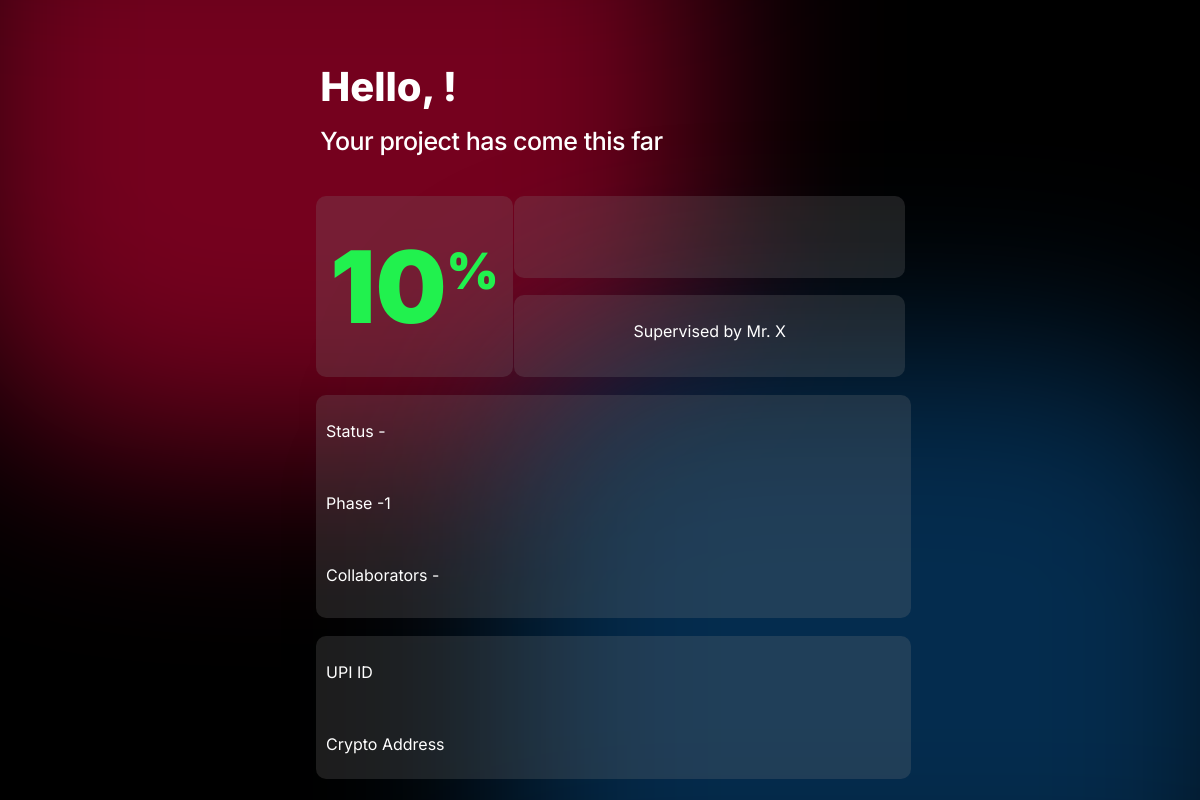
The page /status/2/ on the database as committed earlier.
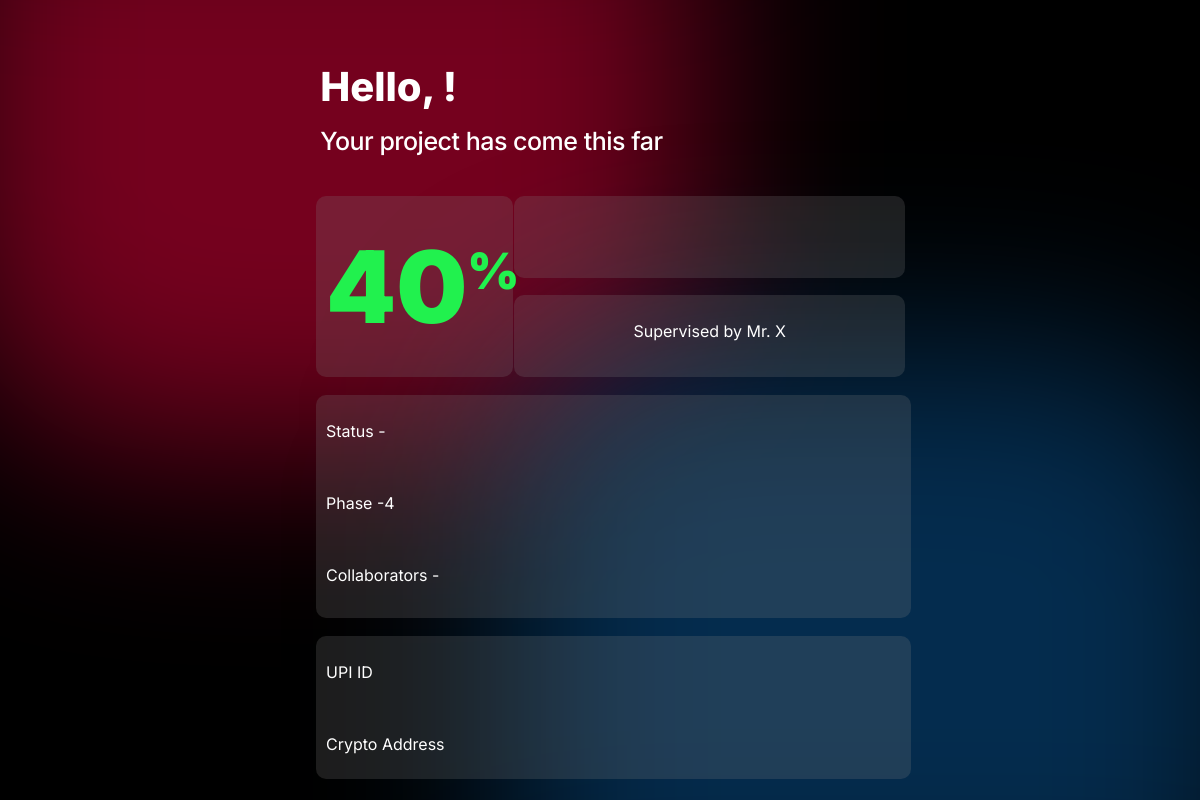
The same page on the database as committed later.
### accounts/models.py (models this page shows, shortened)
class Project(models.Model):
    STATUS = (
        ('Inititated', 'Inititated'),
        ('Paused', 'Paused'),
        ('In progress', 'In progress'),
        ('Aborted', 'Aborted'),
        ('Completed', 'Completed')
    )
    PHASE = (
        (1,"1"),
        (2,"2"),
        (3,"3"),
        (4,"4"),
        (5,"5"),
        (6,"6"),
        (7,"7"),
        (8,"8"),
        (9,"9"),
        (10,"10")
    )
    project_name = models.CharField(max_length=100, null=True)
    client_name = models.CharField(max_length=100, null=True)
    client_mail = models.CharField(max_length=100, null=True)
    project_initiated_on = models.DateField(null=True)
    ect = models.DateField(null=True)
    project_status = models.CharField(max_length=200,null=True, choices=STATUS, default='Initiated')
    collaborations = models.IntegerField(null=True, default=0)
    phase = models.IntegerField(null=True,choices=PHASE, default=1)
    @property
    def phase_percentage(self):
        return self.phase * 10

### accounts/views.py (the view)
# urls.py: path('status/<str:no>/', views.status, name="status"),
def status(request, no):
    projects = get_object_or_404(Project, pk=no)
    return render(request, 'accounts/status.html',{'projects':projects})

### accounts/templates/accounts/status.html (shortened to what this page needs)
{% load static %}
<!DOCTYPE html>
<html lang="en">
<head>
    <link rel="stylesheet" href="{% static '/css/status.css' %}">
</head>
<body >
    <div id="shape1"></div>
    <div id="shape2"></div>
    <center>
        <div class="frame">
            <div id="greeter">
                <h1 id="name">Hello, {{projects.c_name}}!</h1>
                <p>Your project has come this far</p>
            </div>
            <div id="frame_body">
                <div id="percentage"><h1 id="receivedVal">{{projects.phase_percentage}}<sup>%</sup></h1></div>
                <div id="proj-name"><p id="proj-name-p">{{projects.p_name}}</p></div>
                <div id="name-of-staff-head"><p>Supervised by Mr. X</p></div>
                <div id="temporary">
                    <p>Status -{{projects.status}}</p> <br>
                    <p>Phase -{{projects.phase}}</p> <br>
                    <p>Collaborators -{{projects.collab}}</p>
                </div>
                <div id="payment" onload="showPercentage()">
                    <p>UPI ID {{project.status}}</p> <br>
                    <p>Crypto Address {{project.phase}}</p> <br>
                </div>
            </div>
        </div>
    </center>
</body>
</html>

### static/css/status.css (style rules this page uses)
body { background-color: black; user-select: none; }
* { font-family: 'Inter', sans-serif; }
#shape1 { position: absolute; position: fixed; float: left; top: -140px; left: -50px; height: 250px; width: 400px; transform: rotate(180deg); padding: 170px; border-radius: 150px 200px 0 0; background-color: rgb(117, 1, 30); filter: blur(6rem); }
#shape2 { position: absolute; position: fixed; float: right; bottom: -140px; right: -50px; height: 250px; width: 400px; transform: rotate(deg); padding: 170px; border-radius: 150px 200px 0 0; background-color: #042c4e; filter: blur(6rem); }
.frame { position: relative; top: 60px; width: 50%; height: 650px; }
#greeter { position: relative; top: -25px; width: 99.6%; height: 95px; border: none; border-radius: 20px; border-color: blue; }
#greeter > h1 { margin-left: 15px; text-align: left; font-weight: 800; font-size: 40px; color: white; }
#greeter > p { margin-top: -2%; margin-left: 15px; text-align: left; font-weight: 500; font-size: 25px; letter-spacing: -.5px; color: rgb(255, 255, 255); }
#frame_body { position: relative; top: 14px; left: 11px; width: 99.6%; height: calc(650px - 115px); border: none; border-radius: 20px; }
#percentage { position: absolute; top: 0px; left: 0px; width: 30%; height: 30%; float: left; background-color: rgba(128, 128, 128, 0.226); color: rgb(33, 241, 78); border: none; border-radius: 10px; padding: 10px; animation: percentageAnim 0.6s ease 0s 1 normal forwards; }
#percentage > h1 { margin-top: 20px; font-size: 100px; font-weight: 900; transition: .3s; }
sup { transition: .1s; font-size: 50px; }
#proj-name { position: absolute; top: 0px; right: 0px; width: 63%; height: 11.5%; float: right; background-color: rgba(128, 128, 128, 0.226); color: white; border: none; border-radius: 10px; padding: 10px; animation: proj-nameAnim 0.7s ease 0s 1 normal forwards; }
#name-of-staff-head { position: absolute; top: 99px; right: 0px; width: 63%; height: 11.5%; float: right; background-color: rgba(128, 128, 128, 0.226); color: white; border: none; border-radius: 10px; padding: 10px; animation: name-of-staff-headAnim 0.7s ease 0s 1 normal forwards; }
#temporary { display: block; position: absolute; top: 199px; width: 97.5%; height: 38%; background-color: rgba(128, 128, 128, 0.226); color: white; border: none; border-radius: 10px; padding: 10px; text-align: left; animation: temporaryAnim 0.8s ease 0s 1 normal forwards; }
#payment { display: block; position: absolute; top: 440px; width: 97.5%; height: 23%; background-color: rgba(128, 128, 128, 0.226); color: white; border: none; border-radius: 10px; padding: 10px; text-align: left; animation: paymentAnim 0.8s ease 0s 1 normal forwards; }
p { color: white; }

Rows that differ between the two databases and show on the page:
changed Project: phase_percentage "10" → "40"; phase "1" → "4"
